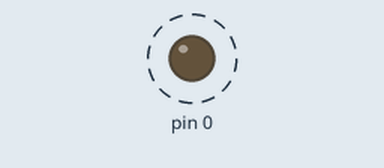
This sketch was run on a simulated Arduino Uno, built with avr-gcc and run on an emulated ATmega328P. Shown: output pins drawn as LEDs (lit = HIGH). Dashed ring = blinking.

Above: at 0.2 s.
Timing chart, 0 to 3.0 s (numbered marks = the images above):
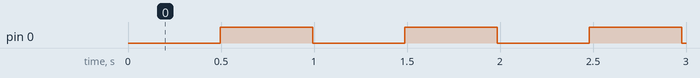

Measured:
- by itself, pin 0: alternates HIGH for 0.50 s and LOW for 0.50 s

The sketch:

Exp_1_Obs_6.3.ino
```cpp
#include<avr/io.h>
#include<util/delay.h>
int count = 0;
int main (void)
{
  DDRD = 0x01;
  TCCR2A = 0x00;
  TCCR2B = 0x04; // prescaler 256
  while(1)
  {
    if (TCNT2 == 62)
    {
      count++;
      TCNT2 = 0;
    }
    if (count == 2000)
    {
      PORTD ^=0x01;
      count = 0;
    }
  }
}
```
